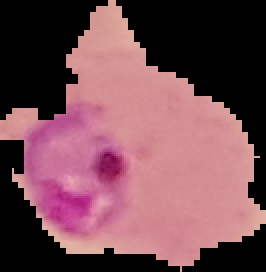
#> input picture member2/dataset/malaria/img_001.png, 133 x 136 px (shown 2 times larger)
$ python contour_detection.py
#> lines starting #> are read from the running program, lines starting #| are printed output that depends on the picture; after the words box and inside, x2 and y2 are one past the last pixel; in counts of white or black regions, pixels touching at a corner belong together

import cv2
import csv
from pathlib import Path
import matplotlib.pyplot as plt

BASE_DIR = Path(__file__).resolve().parent.parent

dataset_dirs = [
    BASE_DIR / "dataset" / "malaria",
    BASE_DIR / "dataset" / "all"
]

segmentation_base = (
    BASE_DIR / "results" / "week2" / "segmentation"
)

output_base = (
    BASE_DIR / "results" / "week2" / "contours"
)

extensions = {".png", ".jpg", ".jpeg", ".bmp"}

MIN_AREA = 100
MAX_AREA = 50000

for dataset_dir in dataset_dirs:

    if not dataset_dir.exists():
        print("Dataset folder not found:", dataset_dir)
        continue

    dataset_name = dataset_dir.name.lower()

    output_dir = output_base / dataset_name
    crops_dir = output_dir / "crops"

    crops_dir.mkdir(parents=True, exist_ok=True)

    image_paths = [
        p for p in dataset_dir.iterdir()
        if p.is_file() and p.suffix.lower() in extensions
    ]

    if not image_paths:
        print("No images found in:", dataset_dir)
        continue

    csv_path = output_dir / "regions.csv"

    with open(csv_path, "w", newline="") as csv_file:

        writer = csv.writer(csv_file)

        writer.writerow([
            "image_name",
            "region_id",
            "x",
            "y",
            "width",
            "height",
            "area",
            "crop_path"
        ])

        for path in image_paths:

            image = cv2.imread(str(path))
#> image is the input picture: shape (136, 133, 3); mean B, G, R 83.3, 74.9, 117.6

            if image is None:
                print("Cannot read:", path.name)
                continue

            resized = cv2.resize(image, (512, 512))
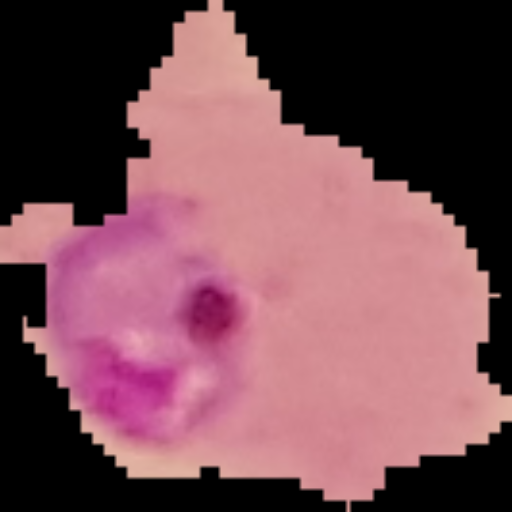
#> resized: shape (512, 512, 3); mean B, G, R 83.2, 74.8, 117.5

            mask_path = (
                segmentation_base
                / dataset_name
                / f"{path.stem}_otsu.png"
            )

            if mask_path.exists():
                mask = cv2.imread(
                    str(mask_path),
                    cv2.IMREAD_GRAYSCALE
                )

                if mask is None:
                    print("Cannot read mask:", mask_path)
                    continue

                mask = cv2.resize(mask, (512, 512))

            else:
                gray = cv2.cvtColor(
                    resized, cv2.COLOR_BGR2GRAY
                )
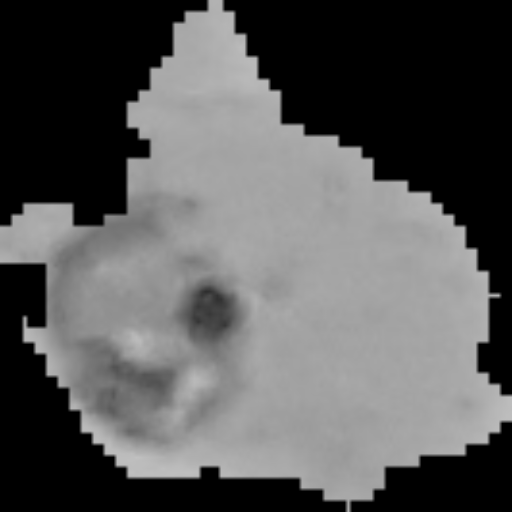
#> gray: shape (512, 512); min 0, max 193, mean 88.6

                blurred = cv2.GaussianBlur(
                    gray, (5, 5), 0
                )

                _, mask = cv2.threshold(
                    blurred,
                    0,
                    255,
                    cv2.THRESH_BINARY + cv2.THRESH_OTSU
                )
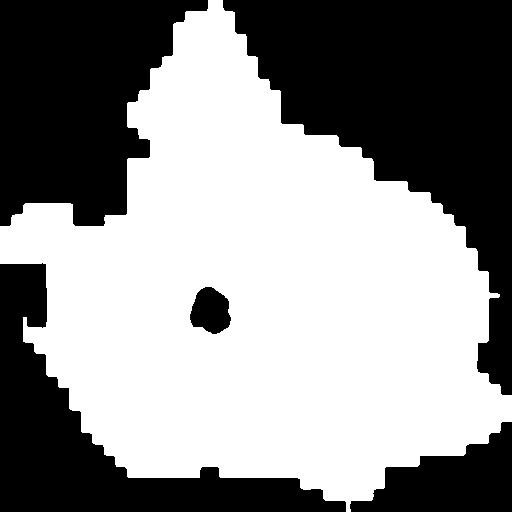
#> mask: shape (512, 512); 56% white; 5 black regions

            contours, _ = cv2.findContours(
                mask.copy(),
                cv2.RETR_EXTERNAL,
                cv2.CHAIN_APPROX_SIMPLE
            )
#> contours = 1 contour; box (x1, y1, x2, y2) and area: (0, 0, 512, 512) 147050

            annotated = resized.copy()
            region_count = 0

            for contour in contours:

                area = cv2.contourArea(contour)

                if area < MIN_AREA or area > MAX_AREA:
                    continue

                x, y, w, h = cv2.boundingRect(contour)

                if w < 5 or h < 5:
                    continue

                region_count += 1

                crop = resized[y:y + h, x:x + w]

                crop_name = (
                    f"{path.stem}_region_{region_count}.png"
                )

                crop_path = crops_dir / crop_name

                cv2.imwrite(str(crop_path), crop)

                cv2.rectangle(
                    annotated,
                    (x, y),
                    (x + w, y + h),
                    (0, 255, 0),
                    2
                )

                cv2.putText(
                    annotated,
                    str(region_count),
                    (x, max(y - 5, 15)),
                    cv2.FONT_HERSHEY_SIMPLEX,
                    0.5,
                    (0, 0, 255),
                    1
                )

                writer.writerow([
                    path.name,
                    region_count,
                    x,
                    y,
                    w,
                    h,
                    round(area, 2),
                    str(crop_path.relative_to(BASE_DIR))
                ])
#> this loop made 1 pass
#> area on pass 1: 147050
#> after the loop, region_count = 0

            annotated_path = (
                output_dir / f"{path.stem}_detected.png"
            )

            cv2.imwrite(str(annotated_path), annotated)

            original_rgb = cv2.cvtColor(
                resized, cv2.COLOR_BGR2RGB
            )

            annotated_rgb = cv2.cvtColor(
                annotated, cv2.COLOR_BGR2RGB
            )

            plt.figure(figsize=(12, 5))

            plt.subplot(1, 3, 1)
            plt.imshow(original_rgb)
            plt.title("Original Image")
            plt.axis("off")

            plt.subplot(1, 3, 2)
            plt.imshow(mask, cmap="gray")
            plt.title("Otsu Segmentation Mask")
            plt.axis("off")

            plt.subplot(1, 3, 3)
            plt.imshow(annotated_rgb)
            plt.title("Candidate Regions")
            plt.axis("off")

            plt.suptitle(
                f"{dataset_name.upper()}: {path.name}"
            )

            plt.tight_layout()
            plt.show()
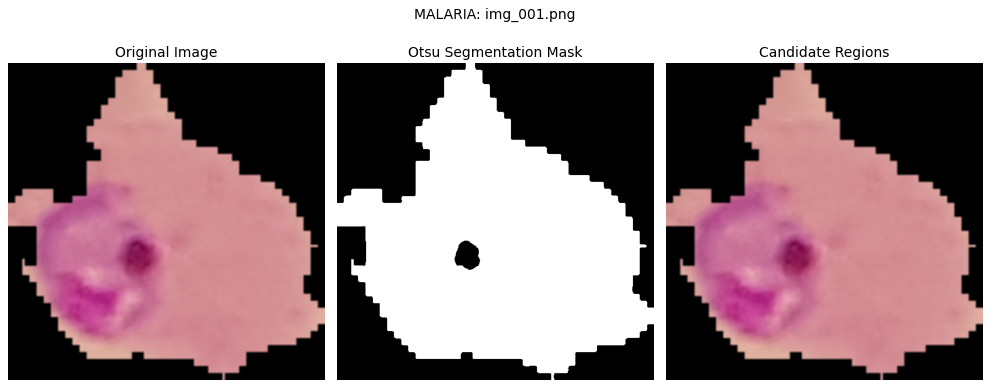
#> figure drawn by matplotlib, 3 panels

            print(
                f"{path.name}: "
                f"{region_count} candidate regions"
            )
#| img_001.png: 0 candidate regions

    print("CSV saved:", csv_path)
    print("Images and crops saved in:", output_dir)
#> pass 2 of the loop `for dataset_dir in dataset_dirs:`:
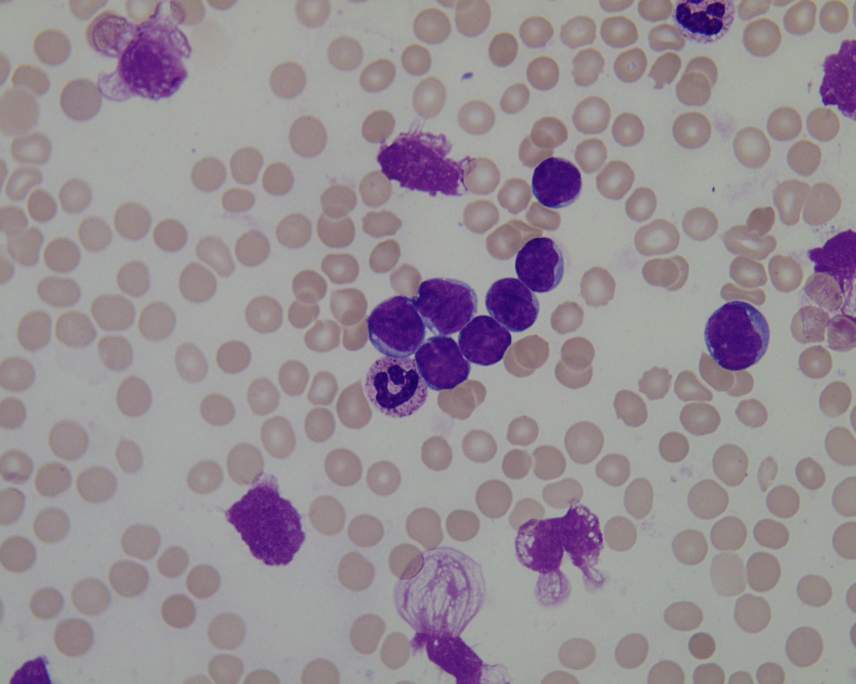
#> input picture member2/dataset/all/Im001_1.jpg, 1712 x 1368 px (shown at 1/2 size)
#> image is the input picture: shape (1368, 1712, 3); mean B, G, R 148.6, 141.6, 150.4
#> `_, mask = cv2.threshold( blurred, 0, 255, cv2.THRESH_BINARY + cv2.THRE..`:
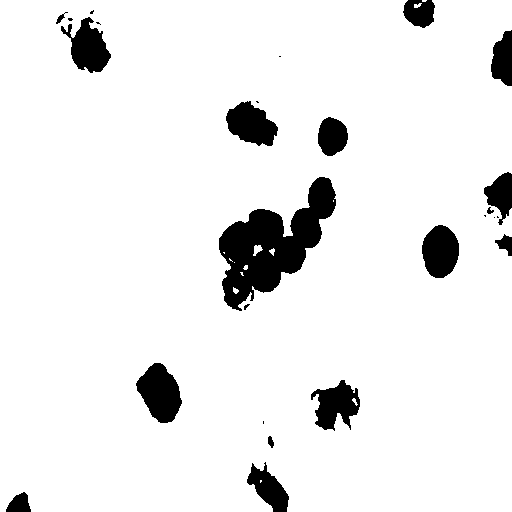
#> mask: shape (512, 512); 92.4% white; 26 black regions (10 under 20 px)
#> contours = 4 contours, 3 with area under 20; largest, box (x1, y1, x2, y2) and area: (0, 0, 512, 512) 256928
#> the loop `for contour in contours: ` made 4 passes
#> area on pass 4: 256928
#> after the loop `for contour in contours:`: region_count = 0
#> `plt.show()`:
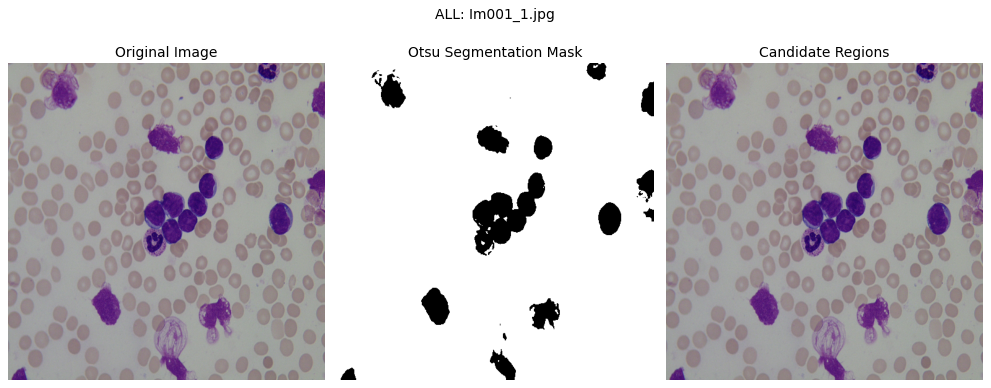
#> figure drawn by matplotlib, 3 panels
#| Im001_1.jpg: 0 candidate regions

print("Day 4 contour detection completed.")
